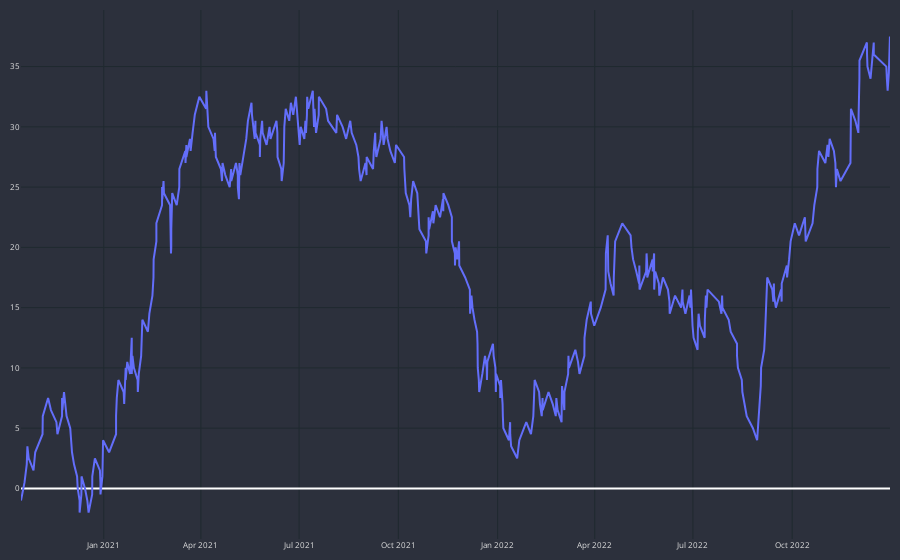

Notebook code for this chart:
### Code cell
fig = go.Figure()

fig.add_trace(go.Scatter(
    x=df_trades_best.end_time,
    y=df_trades_best['CUM_RES'],
    line=dict(width=2)
))

fig.update_yaxes(
    gridcolor="#1f292f"
)
fig.update_xaxes(
    gridcolor="#1f292f"
)

fig.update_layout(
    margin=dict(l=10,r=10,b=10,t=10),
    paper_bgcolor="#2c303c",
    plot_bgcolor="#2c303c",
    font=dict(size=8, color="#e1e1e1"),
    height=400
)

fig.show()

### Figure 1 — Plotly figure (JSON) as saved in the notebook; plotly's stock layout.template omitted (floating-point values rounded to 4 significant figures; data arrays with more than 128 entries replaced by an {"elided": "..."} marker saying what was removed)
{"data": [{"line": {"width": 2}, "type": "scatter", "x": {"elided": "451 str values"}, "y": {"elided": "451 float values"}}], "layout": {"autosize": true, "font": {"color": "#e1e1e1", "size": 8}, "margin": {"b": 10, "l": 10, "r": 10, "t": 10}, "paper_bgcolor": "#2c303c", "plot_bgcolor": "#2c303c", "xaxis": {"autorange": true, "gridcolor": "#1f292f", "range": ["2020-10-16 06:45", "2022-12-30 15:30"], "type": "date"}, "yaxis": {"autorange": true, "gridcolor": "#1f292f", "range": [-4.194, 39.69], "type": "linear"}}}
